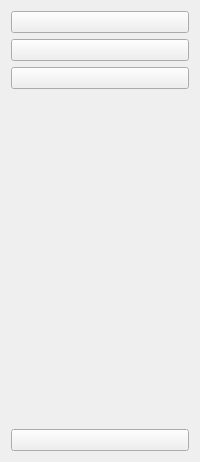
      <widget class="QWidget" name="icons_widget_bar" native="true">
       <property name="sizePolicy">
        <sizepolicy hsizetype="Fixed" vsizetype="Preferred">
         <horstretch>0</horstretch>
         <verstretch>0</verstretch>
        </sizepolicy>
       </property>
       <layout class="QVBoxLayout" name="verticalLayout_5">
        <item>
         <layout class="QVBoxLayout" name="verticalLayout_2">
          <item>
           <widget class="QPushButton" name="home_mini_button">
            <property name="text">
             <string/>
            </property>
            <property name="icon">
             <iconset>
              <normaloff>../icons/icons8-page-d’accueil-24.png</normaloff>../icons/icons8-page-d’accueil-24.png</iconset>
            </property>
           </widget>
          </item>
          <item>
           <widget class="QPushButton" name="input_output_mini_button">
            <property name="text">
             <string/>
            </property>
            <property name="icon">
             <iconset>
              <normaloff>../icons/icons8-entrées-multiples-80.png</normaloff>../icons/icons8-entrées-multiples-80.png</iconset>
            </property>
           </widget>
          </item>
          <item>
           <widget class="QPushButton" name="opc_mini_button">
            <property name="text">
             <string/>
            </property>
            <property name="icon">
             <iconset>
              <normaloff>../icons/icons8-moniteur-50.png</normaloff>../icons/icons8-moniteur-50.png</iconset>
            </property>
           </widget>
          </item>
         </layout>
        </item>
        <item>
         <spacer name="verticalSpacer">
          <property name="orientation">
           <enum>Qt::Vertical</enum>
          </property>
          <property name="sizeHint" stdset="0">
           <size>
            <width>20</width>
            <height>334</height>
           </size>
          </property>
         </spacer>
        </item>
        <item>
         <widget class="QPushButton" name="pushButton">
          <property name="text">
           <string/>
          </property>
          <property name="icon">
           <iconset>
            <normaloff>../icons/icons8-fermer-la-fenêtre-48.png</normaloff>../icons/icons8-fermer-la-fenêtre-48.png</iconset>
          </property>
         </widget>
        </item>
       </layout>
      </widget>
